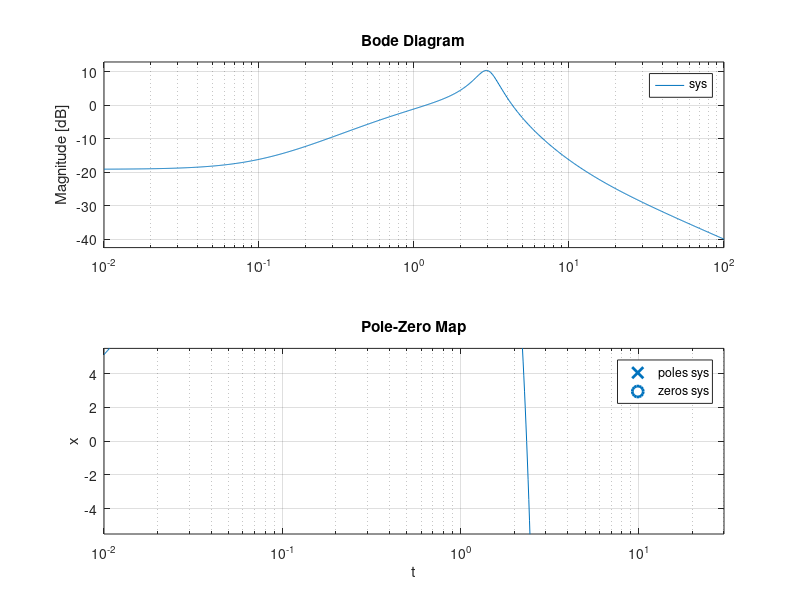

This figure's MATLAB source: (Note: this script raises an error after producing the figure.)
num=conv([1 0.1], [1 10])
den=conv([1 1], [1 1 9])

sys=tf(num,den)

%% Uppgift A

subplot(2,1,1)
bode(sys)

subplot(2,1,2)
pzmap(sys)

%% Uppgift B

omega=[1 3 5]

F=100

Ts=1/F

N=2^13

Tmax=(N-1)*Ts

t=0:Ts:Tmax

x=sin(omega'*t);

% 
% hold on
% axis([0 5 -1.3 1.3])
% 
% x=sin(w(i)*t)
% y=lsim(sys,x,t);
% 
% plot(t,x)
% plot(t,y)

% format short
% for i=1:length(w)
%   subplot(2,2,i)
%   axis([0 5 -1.3 1.3])
%   xlabel('t')
%   ylabel('x')
%   title(append('\omega=',num2str(w(i))))
%   g=evalfr(sys,2)
%   hold on
%   x=sin(w(i)*t)
%   y=lsim(sys,x,t);
%   plot(t,y)
%   plot(t,x)
% end

%% Uppgift C1

num=conv([1 0.1], [1 10])
den=conv([1 1], [1 1 9])

sys=tf(num,den)

omega=[1 3 5]

F=100

Ts=1/F

N=2^13

Tmax=(N-1)*Ts

t=0:Ts:Tmax;

x=sin(omega'*t);

for i=1:3
  %subplot(2,2,i)
  disp(sprintf('Omega = %d:',omega(i)))
  %Raderna nedan ställer in olika inställningar för varje subplot
  %subplot(2,2,i) %Tillåter en att plotta alla signaler samtidigt i egna grafer
  hold on
  axis([0 30*1/omega(i) -5.5 5.5]) %Nu får varje omega lika många perioder
  xlabel('t')
  ylabel('x')
  title(append('\omega = ',num2str(omega(i))))
  
  G=evalfr(sys,j*omega(i)) %Evaluerar överförningsfunktionen sys vid given vinkelfrekvens
  
  g=abs(G) %G är komplex, så dess absolutbelopp ger amplituden för överförningsfunktionen
  a=atan(imag(G)/real(G)); %Beräknar fasförskjutning hos överförningsfunktionen
  
  %Om man vill få vinkeln från ett komplext tal som befinner sig i andra
  %kvadranten så adderar man pi eller 180 grader. På samma sätt så tas pi
  %eller 180 grader bort från ett tal som befinner sig i tredje kvadranten
  if imag(G)>=0 && real(G)<0
      a=(a+pi);
  elseif imag(G)<0 && real(G)<0
      a=(a-pi);
  end
  
  disp(sprintf('Fasskillnad = %f grader\n',a*180/pi))
  
  y=lsim(sys,x(i,:),t); %Utsignalen då fyrkantssignalen x(t) körs igenom systemet G(s)
  ekv2=g*sin(omega(i)*t+a); % Formel från ekvation 2, där G(s):s amplitud och fasförskjutning används
  
  %Plottar alla tre funktioner
  plot(t,x(i,:))
  plot(t,y)
  plot(t,ekv2)
  
  legend('Insignal','Utsignal','Ekvation 2')
end

%% Uppgift C2

w=1

F=100

Ts=1/F

N=2^13

Tmax=(N-1)*Ts

t=0:Ts:Tmax

hold on
%axis([0 5 -1.3 1.3])
axis([0 50 -10.3 10.3])
xlabel('t')
ylabel('x')
title('\omega = 1')

g=evalfr(sys,j*w)
x=sin(w*t);
y=lsim(sys,x,t);

plot(t,y)
plot(t,x)

